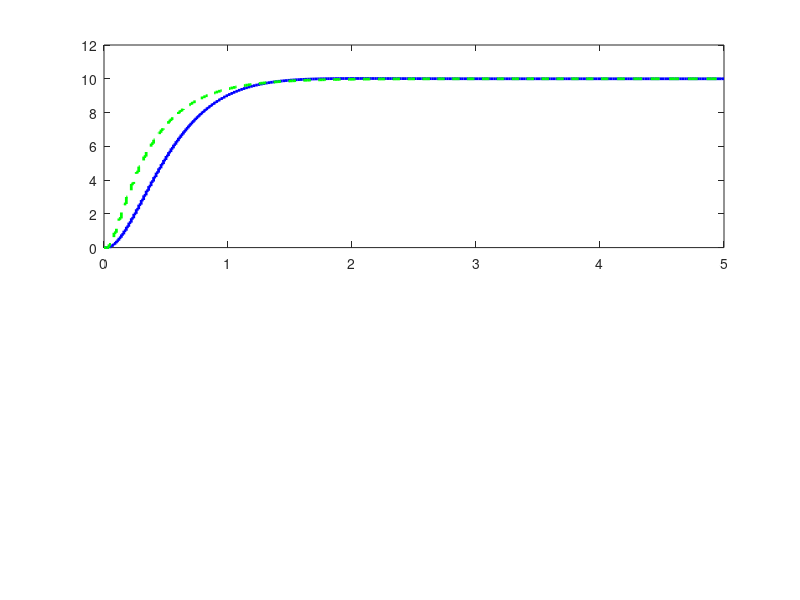

MATLAB code to generate this figure: (Note: this script raises an error after producing the figure.)
clear; clc; close all;

Ts = 0.020;
k_fi = 0.004916;    
b = 0.00000869;     
R = 7.5;            
L = 0.0001;         
m_car = 0.5;        
m_wheel = 0.05;     
r_wheel = 0.032;
J = (0.5 * m_wheel * r_wheel^2) + (m_car * r_wheel^2);

% --- MODEL 1: Pełny (II rzędu) ---
Am = [-b/J, k_fi/J; -k_fi/L, -R/L];
Bm = [0; 1/L];
Q = diag([100, 10, 0.1]); 
R_weight = 1;

sys_m = ss(Am, Bm, [1, 0], 0);
sys_md = c2d(sys_m, Ts, 'zoh');
Ad = sys_md.A;
Bd = sys_md.B;

A_aug = [1, -Ts, 0; 
         0, Ad(1,1), Ad(1,2);
         0, Ad(2,1), Ad(2,2)];
B_aug = [0; Bd];
B_ref = [Ts; 0; 0]; 
Kd_lqr = dlqr(A_aug, B_aug, Q, R_weight);

Ki = -Kd_lqr(1);
Kp = Kd_lqr(2) + (Kd_lqr(3)*b/k_fi); 
Kd = Kd_lqr(3)*J/k_fi;

fprintf('========================================\n');
fprintf('   MODEL PEŁNY (II RZĄD\n');
fprintf('Kp = %.4f, Ki = %.4f, Kd = %.4f\n', Kp, Ki, Kd);

K_stat = 13.77;    
tau = 2.3;  

Am_1 = -1/tau;
Bm_1 = K_stat/tau;


sys_m1 = ss(Am_1, Bm_1, 1, 0);
sys_md1 = c2d(sys_m1, Ts, 'zoh');
Ad1 = sys_md1.A;
Bd1 = sys_md1.B;

A_aug1 = [1,   -Ts,    0;
          0,   Ad1,    0;
          0,    1,     0];

B_aug1 = [0; Bd1; 0];
B_ref1 = [Ts; 0; 0];

% Wagi LQR
Q1 = diag([100, 10, 1]); % [Całka, Prędkość, Poprzednia Prędkość]
R_weight1 = 1;

Kd_lqr1 = dlqr(A_aug1, B_aug1, Q1, R_weight1);

Ki_1 = -Kd_lqr1(1);
Kd_1 = -Kd_lqr1(3) * Ts;
Kp_1 = Kd_lqr1(2) + Kd_lqr1(3); 

fprintf('========================================\n');
fprintf('   MODEL UPROSZCZONY (I RZĄD)   \n');
fprintf('Kp = %.4f, Ki = %.4f, Kd = %.4f\n', Kp_1, Ki_1, Kd_1);


setpoint = 10; 
t_final = 5;

C_cl = [0, 1, 0; -Kd_lqr]; 
sys_cl = ss(A_aug - B_aug*Kd_lqr, B_ref, C_cl, [0;0], Ts);
[y_sim, t_out] = step(setpoint * sys_cl, t_final); 


C_cl1 = [0, 1, 0; -Kd_lqr1];
sys_cl1 = ss(A_aug1 - B_aug1*Kd_lqr1, B_ref1, C_cl1, [0;0], Ts);
[y_sim1, t_out1] = step(setpoint * sys_cl1, t_final);

figure('Color', 'w', 'Name', 'Porównanie PID');

subplot(2,1,1);
stairs(t_out, y_sim(:,1), 'b', 'LineWidth', 2); hold on;
stairs(t_out1, y_sim1(:,1), 'g--', 'LineWidth', 2);
yline(setpoint, 'r--', 'Setpoint');
grid on;
legend('PID (Model II rzędu)', 'PID (Model I rzędu)', 'Location', 'SouthEast');
title(['Odpowiedź skokowa']);
ylabel('Prędkość [rad/s]');

subplot(2,1,2);
stairs(t_out, y_sim(:,2), 'r', 'LineWidth', 1.5); hold on;
stairs(t_out1, y_sim1(:,2), 'm--', 'LineWidth', 1.5);
yline(12, 'k:', 'Limit +12V');
yline(-12, 'k:', 'Limit -12V');
grid on;
legend('Sterowanie (II rząd)', 'Sterowanie (I rząd)');
title('Sygnał sterujący');
ylabel('Napięcie [V]');
xlabel('Czas [s]');